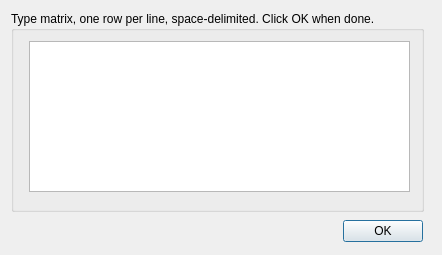
<?xml version="1.0" encoding="UTF-8"?>
<ui version="4.0">
 <class>CreateMatrix</class>
 <widget class="QDialog" name="CreateMatrix">
  <property name="geometry">
   <rect>
    <x>0</x>
    <y>0</y>
    <width>442</width>
    <height>255</height>
   </rect>
  </property>
  <property name="sizePolicy">
   <sizepolicy hsizetype="Fixed" vsizetype="Fixed">
    <horstretch>0</horstretch>
    <verstretch>0</verstretch>
   </sizepolicy>
  </property>
  <property name="minimumSize">
   <size>
    <width>442</width>
    <height>255</height>
   </size>
  </property>
  <property name="windowTitle">
   <string>Dialog</string>
  </property>
  <widget class="QDialogButtonBox" name="buttonBox">
   <property name="enabled">
    <bool>true</bool>
   </property>
   <property name="geometry">
    <rect>
     <x>10</x>
     <y>220</y>
     <width>413</width>
     <height>23</height>
    </rect>
   </property>
   <property name="orientation">
    <enum>Qt::Horizontal</enum>
   </property>
   <property name="standardButtons">
    <set>QDialogButtonBox::Ok</set>
   </property>
   <property name="centerButtons">
    <bool>false</bool>
   </property>
  </widget>
  <widget class="QGroupBox" name="groupBox">
   <property name="geometry">
    <rect>
     <x>11</x>
     <y>11</y>
     <width>413</width>
     <height>201</height>
    </rect>
   </property>
   <property name="title">
    <string>Type matrix, one row per line, space-delimited. Click OK when done.</string>
   </property>
   <widget class="QPlainTextEdit" name="matrixTextEdit_">
    <property name="geometry">
     <rect>
      <x>18</x>
      <y>30</y>
      <width>381</width>
      <height>151</height>
     </rect>
    </property>
   </widget>
  </widget>
 </widget>
 <resources/>
 <connections>
  <connection>
   <sender>buttonBox</sender>
   <signal>accepted()</signal>
   <receiver>CreateMatrix</receiver>
   <slot>accept()</slot>
   <hints>
    <hint type="sourcelabel">
     <x>248</x>
     <y>254</y>
    </hint>
    <hint type="destinationlabel">
     <x>157</x>
     <y>274</y>
    </hint>
   </hints>
  </connection>
  <connection>
   <sender>buttonBox</sender>
   <signal>rejected()</signal>
   <receiver>CreateMatrix</receiver>
   <slot>reject()</slot>
   <hints>
    <hint type="sourcelabel">
     <x>316</x>
     <y>260</y>
    </hint>
    <hint type="destinationlabel">
     <x>286</x>
     <y>274</y>
    </hint>
   </hints>
  </connection>
 </connections>
</ui>
